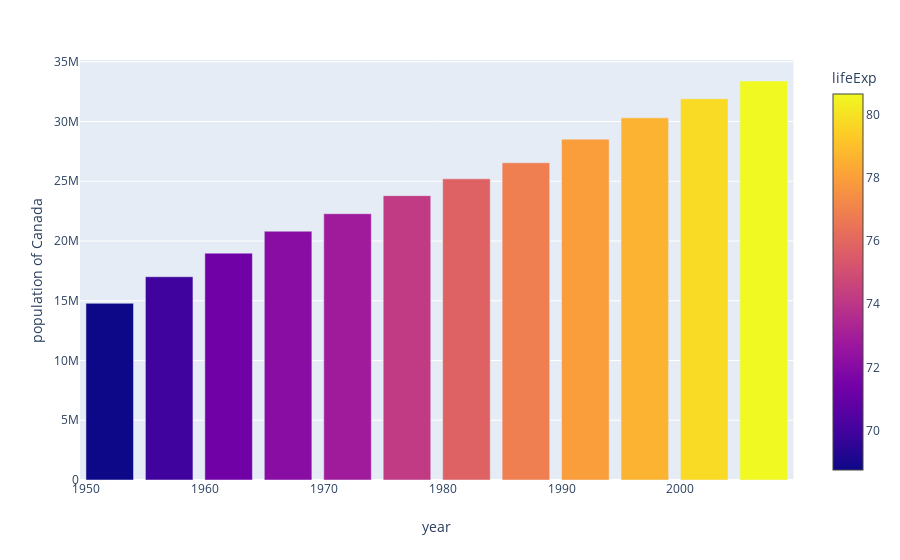

Notebook cell for this chart:
### Code cell
import plotly.express as px
data = px.data.gapminder()

data_canada = data[data.country == 'Canada']
fig = px.bar(data_canada, x='year', y='pop',
             hover_data=['lifeExp', 'gdpPercap'], color='lifeExp',
             labels={'pop':'population of Canada'}, height=400)
fig.show()

### Figure 1 — Plotly figure (JSON) as saved in the notebook; plotly's stock layout.template omitted (floating-point values rounded to 4 significant figures)
{"data": [{"alignmentgroup": "True", "customdata": [[68.75, 11370.0], [69.96, 12490.0], [71.3, 13460.0], [72.13, 16080.0], [72.88, 18970.0], [74.21, 22090.0], [75.76, 22900.0], [76.86, 26630.0], [77.95, 26340.0], [78.61, 28950.0], [79.77, 33330.0], [80.65, 36320.0]], "hoverlabel": {"namelength": 0}, "hovertemplate": "year=%{x}<br>population of Canada=%{y}<br>lifeExp=%{marker.color}<br>gdpPercap=%{customdata[1]}", "legendgroup": "", "marker": {"color": [68.75, 69.96, 71.3, 72.13, 72.88, 74.21, 75.76, 76.86, 77.95, 78.61, 79.77, 80.65], "coloraxis": "coloraxis"}, "name": "", "offsetgroup": "", "orientation": "v", "showlegend": false, "textposition": "auto", "type": "bar", "x": [1952, 1957, 1962, 1967, 1972, 1977, 1982, 1987, 1992, 1997, 2002, 2007], "xaxis": "x", "y": [14785584, 17010154, 18985849, 20819767, 22284500, 23796400, 25201900, 26549700, 28523502, 30305843, 31902268, 33390141], "yaxis": "y"}], "layout": {"autosize": true, "barmode": "relative", "coloraxis": {"colorbar": {"title": {"text": "lifeExp"}}, "colorscale": [[0, "#0d0887"], [0.1111, "#46039f"], [0.2222, "#7201a8"], [0.3333, "#9c179e"], [0.4444, "#bd3786"], [0.5556, "#d8576b"], [0.6667, "#ed7953"], [0.7778, "#fb9f3a"], [0.8889, "#fdca26"], [1, "#f0f921"]]}, "legend": {"tracegroupgap": 0}, "margin": {"t": 60}, "xaxis": {"anchor": "y", "autorange": true, "domain": [0, 0.98], "range": [1950.0, 2010.0], "title": {"text": "year"}, "type": "linear"}, "yaxis": {"anchor": "x", "autorange": true, "domain": [0, 1], "range": [0, 35150000.0], "title": {"text": "population of Canada"}, "type": "linear"}}}
